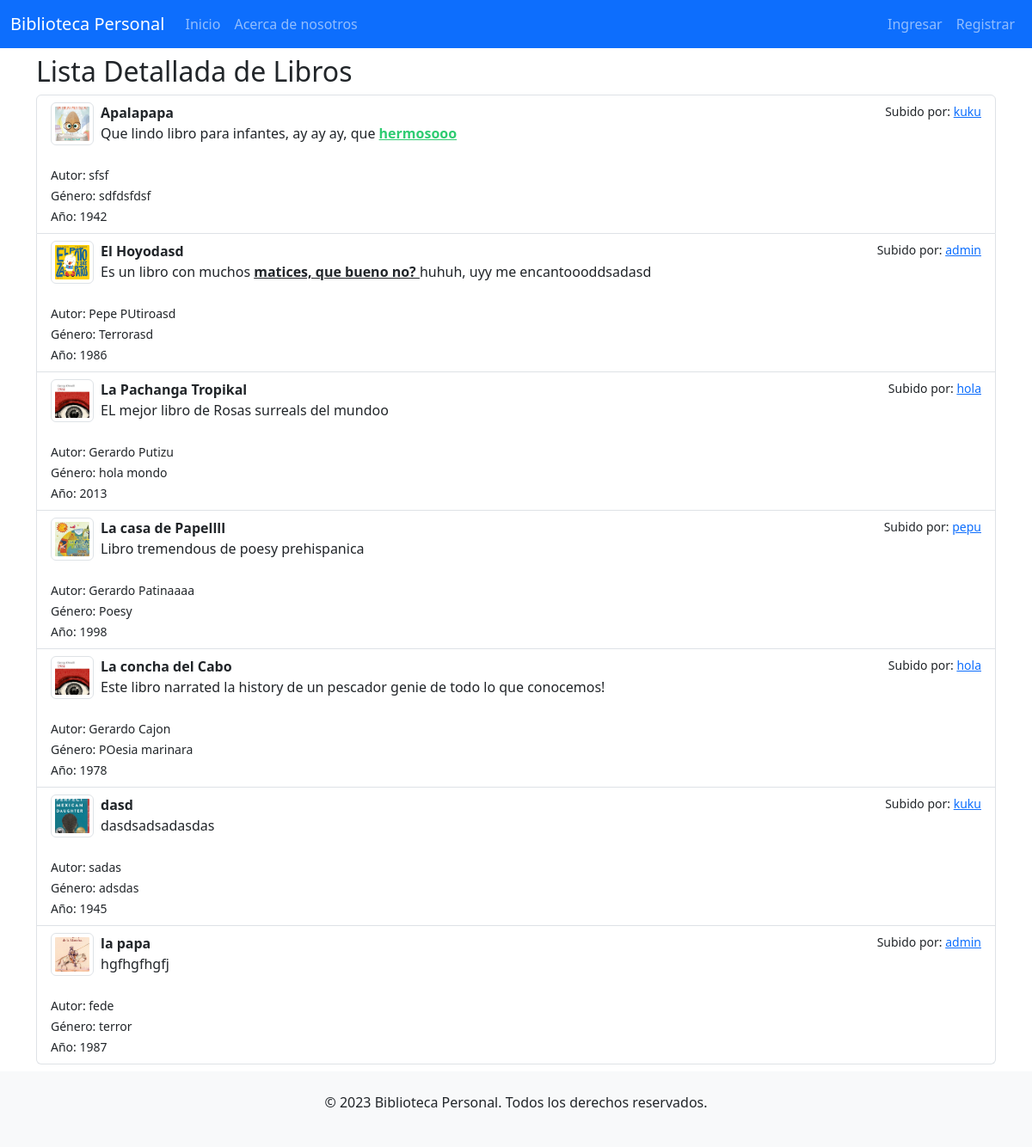
Before: /libros/libros/detalle/ with the older database file.
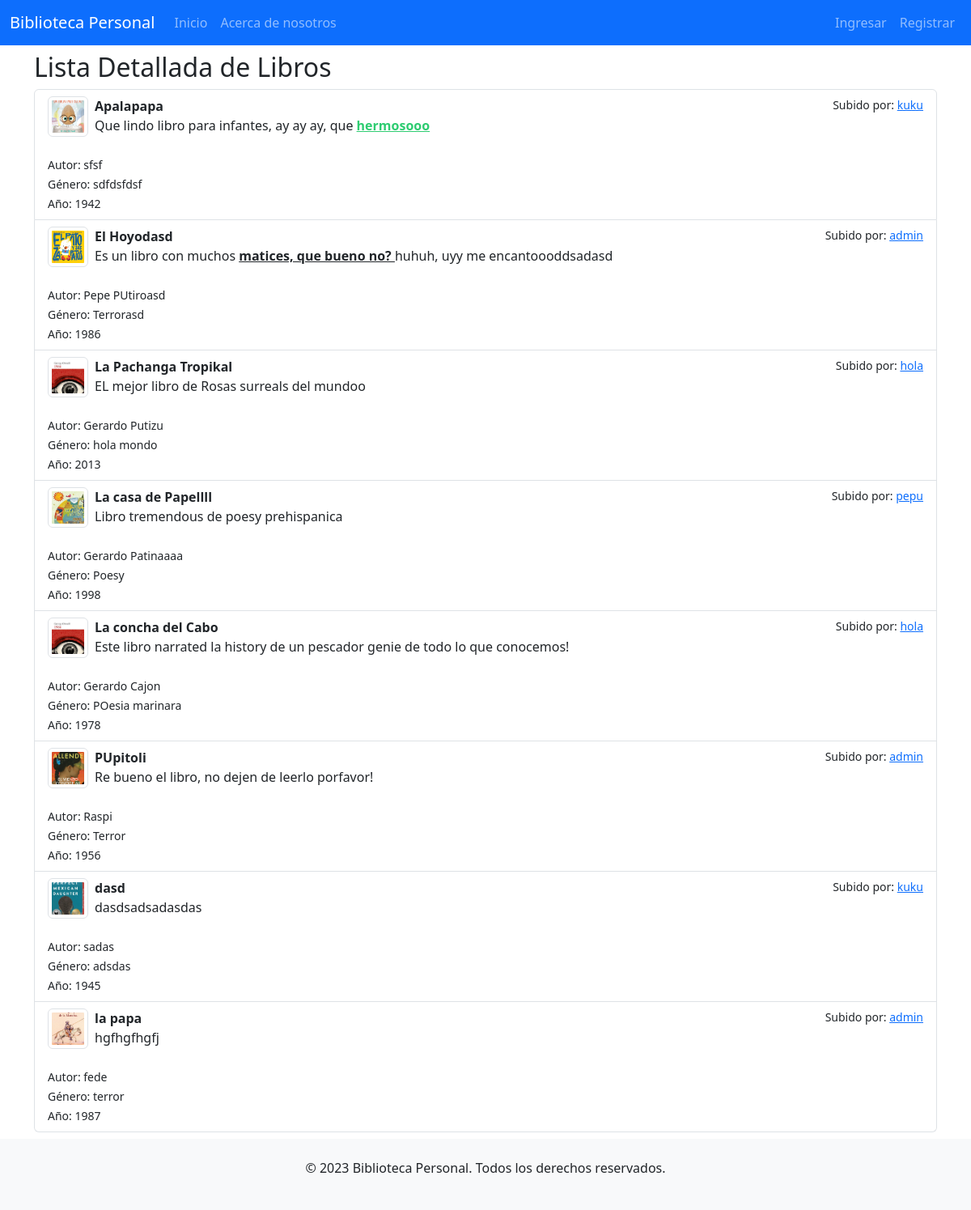
After: the same page with the newer database file.
### libros/models.py (models this page shows, shortened)
class Libro(models.Model):
    titulo = models.CharField(max_length=255)
    autor = models.CharField(max_length=100)
    genero = models.CharField(max_length=50)
    descripcion = RichTextField(blank=True, null=True)
    imagen = models.ImageField(upload_to='libros/', blank=True, null=True)
    usuario = models.ForeignKey(User, on_delete=models.CASCADE, related_name='libros', null=True)
    ano_publicacion = models.IntegerField('Año de Publicación', blank=True, null=True)

### libros/views.py (the view)
# urls.py: path('libros/detalle/', views.lista_detalle_libros, name='lista_detalle_libros'),
def lista_detalle_libros(request):
    libros = Libro.objects.all().order_by('titulo')
    return render(request, 'libros/lista_detalle_libros.html', {'libros': libros})

### libros/templates/libros/lista_detalle_libros.html
{% extends 'inicio/homepage.html' %} {% load static %} {% block content %}
<h2>Lista Detallada de Libros</h2>
<div class="list-group">
  {% for libro in libros %}
  <div
    class="list-group-item list-group-item-action flex-column align-items-start"
  >
    <div class="d-flex w-100 justify-content-between">
      <img
        src="{% if libro.imagen %}{{ libro.imagen.url }}{% else %}{% static 'img/placeholder-icon.png' %}{% endif %}"
        class="img-fluid img-thumbnail"
        alt="{{ libro.titulo }}"
        style="width: 50px; height: 50px; object-fit: cover"
      />
      <div class="ms-2 me-auto">
        <div class="fw-bold">{{ libro.titulo }}</div>
        {{ libro.descripcion|safe }}
      </div>
      <small
        >Subido por:
        <a href="{% url 'ver_perfil_usuario' libro.usuario.id %}"
          >{{ libro.usuario.username }}</a
        ></small
      >
    </div>
    <div class="mt-2">
      <small>Autor: {{ libro.autor }}</small><br />
      <small>Género: {{ libro.genero }}</small><br />
      <small>Año: {{ libro.ano_publicacion }}</small>
    </div>
  </div>
  {% endfor %}
</div>
{% endblock %}

### inicio/templates/inicio/homepage.html (shortened to what this page needs)
{% load static %}
<!DOCTYPE html>
<html lang="en">
  <head>
    <link rel="stylesheet" href="{% static 'css/bootstrap.min.css' %}" />
    <link
      rel="stylesheet"
      type="text/css"
      href="{% static 'css/custom.css' %}"
    />
    <link
      rel="stylesheet"
      href="https://cdnjs.cloudflare.com/ajax/libs/font-awesome/5.15.3/css/all.min.css"
    />
  </head>
  <body class="d-flex flex-column vh-100">
    <nav class="navbar navbar-expand-lg navbar-dark bg-primary">
      <div class="container-fluid">
        <a class="navbar-brand" href="{% url 'homepage' %}"
          >Biblioteca Personal</a
        >
        <div class="collapse navbar-collapse" id="navbarNav">
          <ul class="navbar-nav">
            <li class="nav-item">
              <a class="nav-link" href="{% url 'homepage' %}">Inicio</a>
            </li>
            <li class="nav-item">
              <a class="nav-link" href="{% url 'about' %}"
                >Acerca de nosotros</a
              >
            </li>
          </ul>
          <ul class="navbar-nav ms-auto">
            {% if user.is_authenticated %}
            <li class="nav-item dropdown">
              <a
                class="nav-link dropdown-toggle"
                href="#"
                id="navbarDropdown"
                role="button"
                data-bs-toggle="dropdown"
                aria-expanded="false"
              >
                {% if user.userprofile.profile_image %}
                <img
                  src="{{ user.userprofile.profile_image.url }}"
                  class="rounded-circle me-2"
                  width="30"
                  height="30"
                  alt="{{ user.username }}"
                />
                {% else %}
                <img
                  src="{% static 'img/default_profile.jpg' %}"
                  class="rounded-circle me-2"
                  width="30"
                  height="30"
                  alt="Default Profile"
                />
                {% endif %} {{ user.username }}
              </a>
              <ul class="dropdown-menu" aria-labelledby="navbarDropdown">
                <li>
                  <a class="dropdown-item" href="{% url 'perfil' %}">Perfil</a>
                </li>
                <li><hr class="dropdown-divider" /></li>
                <li>
                  <a class="dropdown-item" href="{% url 'logout' %}">Salir</a>
                </li>
              </ul>
            </li>
            {% else %}
            <li class="nav-item">
              <a class="nav-link" href="{% url 'login' %}">Ingresar</a>
            </li>
            <li class="nav-item">
              <a class="nav-link" href="{% url 'registro' %}">Registrar</a>
            </li>
            {% endif %}
          </ul>
        </div>
      </div>
    </nav>
    <main class="container my-2 flex-grow-1">
       {% block content %}{% endblock %}
    </main>
    <footer class="bg-light py-4 mt-auto">
      <div class="container text-center">
        <p>&copy; 2023 Biblioteca Personal. Todos los derechos reservados.</p>
      </div>
    </footer>
  </body>
</html>

### static/css/custom.css (style rules this page uses)
.navbar { margin-bottom: 0; }
.navbar-nav.ml-auto, .navbar-nav, .navbar-end { display: flex; align-items: center; }
.img-fluid { width: 100%; height: auto; }
.navbar { z-index: 1050; / }

Changed rows visible on the page:
added Libro: imagen (picture), titulo "PUpitoli", descripcion "Re bueno el libro, no dejen de leerlo porfavor!", usuario.username "admin", autor "Raspi", genero "Terror", ano_publicacion "1956"
